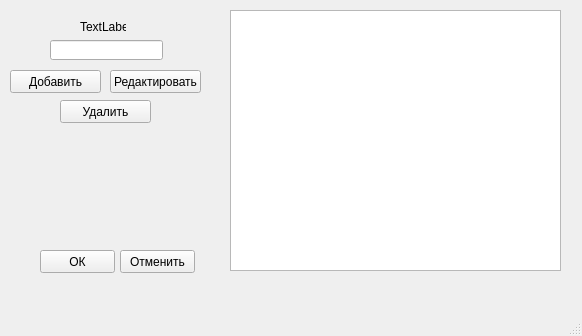
<?xml version="1.0" encoding="UTF-8"?>
<ui version="4.0">
 <class>MainWindow</class>
 <widget class="QMainWindow" name="MainWindow">
  <property name="geometry">
   <rect>
    <x>0</x>
    <y>0</y>
    <width>582</width>
    <height>336</height>
   </rect>
  </property>
  <property name="windowTitle">
   <string>Категории</string>
  </property>
  <widget class="QWidget" name="centralwidget">
   <widget class="QTableView" name="tableView">
    <property name="geometry">
     <rect>
      <x>230</x>
      <y>10</y>
      <width>331</width>
      <height>261</height>
     </rect>
    </property>
   </widget>
   <widget class="QPushButton" name="pushButton">
    <property name="geometry">
     <rect>
      <x>10</x>
      <y>70</y>
      <width>91</width>
      <height>23</height>
     </rect>
    </property>
    <property name="text">
     <string>Добавить</string>
    </property>
   </widget>
   <widget class="QPushButton" name="pushButton_2">
    <property name="geometry">
     <rect>
      <x>110</x>
      <y>70</y>
      <width>91</width>
      <height>23</height>
     </rect>
    </property>
    <property name="text">
     <string>Редактировать</string>
    </property>
   </widget>
   <widget class="QPushButton" name="pushButton_3">
    <property name="geometry">
     <rect>
      <x>60</x>
      <y>100</y>
      <width>91</width>
      <height>23</height>
     </rect>
    </property>
    <property name="text">
     <string>Удалить</string>
    </property>
   </widget>
   <widget class="QPushButton" name="pushButton_4">
    <property name="geometry">
     <rect>
      <x>40</x>
      <y>250</y>
      <width>75</width>
      <height>23</height>
     </rect>
    </property>
    <property name="text">
     <string>ОК</string>
    </property>
   </widget>
   <widget class="QPushButton" name="pushButton_5">
    <property name="geometry">
     <rect>
      <x>120</x>
      <y>250</y>
      <width>75</width>
      <height>23</height>
     </rect>
    </property>
    <property name="text">
     <string>Отменить</string>
    </property>
   </widget>
   <widget class="QLineEdit" name="lineEdit">
    <property name="geometry">
     <rect>
      <x>50</x>
      <y>40</y>
      <width>113</width>
      <height>20</height>
     </rect>
    </property>
   </widget>
   <widget class="QLabel" name="label">
    <property name="geometry">
     <rect>
      <x>80</x>
      <y>20</y>
      <width>46</width>
      <height>13</height>
     </rect>
    </property>
    <property name="text">
     <string>TextLabel</string>
    </property>
   </widget>
  </widget>
  <widget class="QMenuBar" name="menubar">
   <property name="geometry">
    <rect>
     <x>0</x>
     <y>0</y>
     <width>582</width>
     <height>26</height>
    </rect>
   </property>
  </widget>
  <widget class="QStatusBar" name="statusbar"/>
 </widget>
 <resources/>
 <connections/>
</ui>
